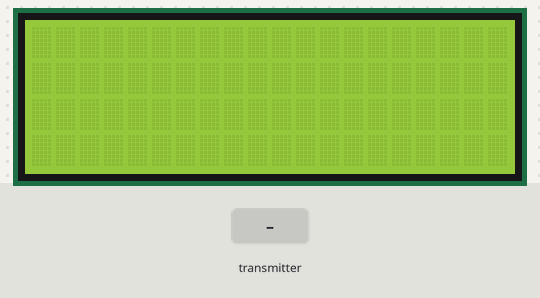
Simulated run of this sketch. Board: Arduino Uno, built with avr-gcc and run on an emulated ATmega328P. Shown: 20×4 character LCD. The test bench sets the inputs (shaded band). No radio packets arrive unless stated; what the sketch prints to the serial monitor is not drawn.

Above: at 1.2 s.
1.3 s: the transmitter starts sending humidity = 0
At 1.8 s:
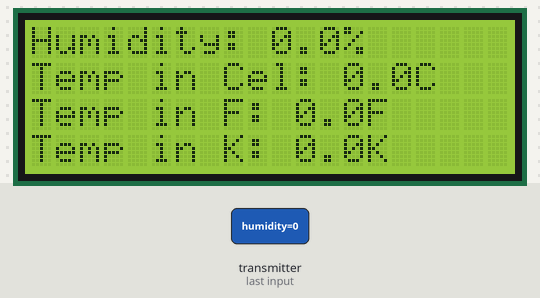
2.8 s: the transmitter starts sending temp_c = 25
At 4.0 s:
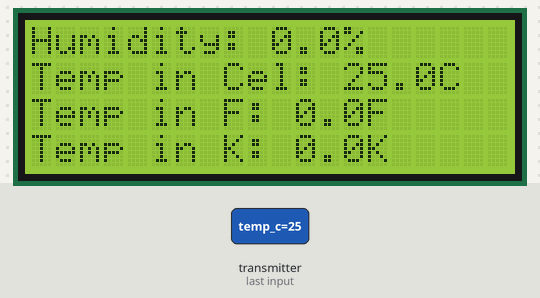
4.3 s: the transmitter starts sending humidity = 100
At 5.6 s:
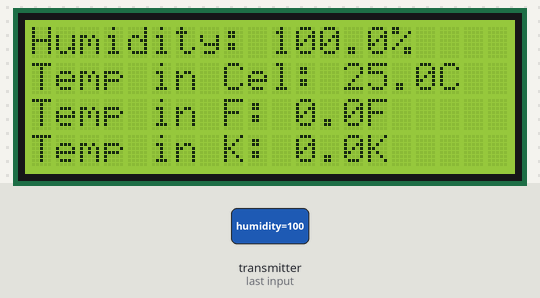
7.3 s: the transmitter starts sending temp_f = 25
At 8.3 s:
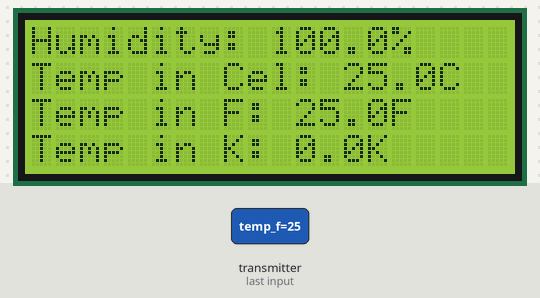
8.8 s: the transmitter starts sending temp_c = 0
At 9.3 s:
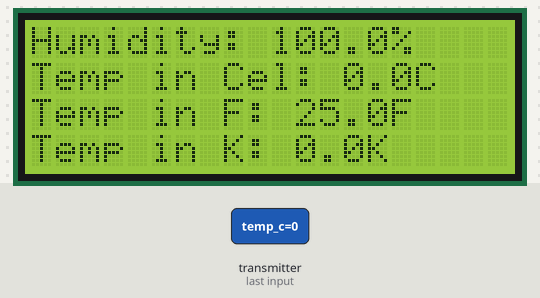
11.8 s: the transmitter starts sending temp_k = 25
At 13.1 s:
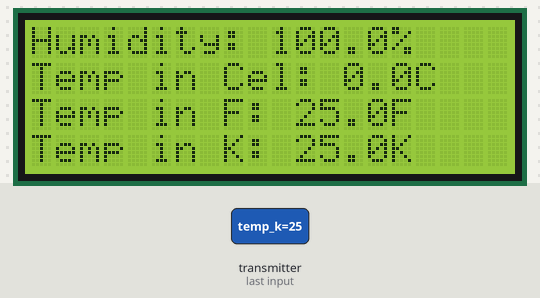
Timing chart, 0 to 14.8 s (numbered marks = the images above; inputs shaded):
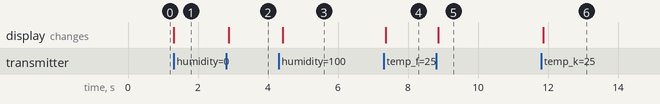

Measured:
- after the input at 1.3 s, the display: changes at once (image 1)
- after the input at 2.8 s, the display: changes after 0.08 s (image 2)
- after the input at 4.3 s, the display: changes after 0.12 s (image 3)
- after the input at 7.3 s, the display: changes after 0.07 s (image 4)
- after the input at 8.8 s, the display: changes after 0.06 s (image 5)
- after the input at 11.8 s, the display: changes after 0.07 s (image 6)

The sketch:

Receiver2.ino
```cpp
#include <SPI.h>
#include <nRF24L01.h>
#include <RF24.h>
#include <LiquidCrystal.h>

// Setup for the nRF24L01:
RF24 radio(9, 8); // CE, CSN pins
const byte address[6] = "00001";

// Setup for the standard LCD:
// the LCD's interface pins (rs, en, d4, d5, d6, d7)
LiquidCrystal lcd(7, 6, 5, 4, 3, 2);

struct SensorData {
  float humidity;
  float temp_c;
  float temp_f;
  float temp_k;
} sensorData;

void setup() {
  Serial.begin(9600);
  radio.begin();
  radio.openReadingPipe(0, address);
  radio.setPALevel(RF24_PA_LOW);
  radio.startListening();

  // Initialize the standard LCD
  lcd.begin(20, 4);
}

void loop() {
  if (radio.available()) {
    // Read the data
    radio.read(&sensorData, sizeof(sensorData));

    // Print the values to the Serial Monitor
    Serial.print("Humidity: ");
    Serial.print(sensorData.humidity);
    Serial.print("%  Temperature: ");
    Serial.print(sensorData.temp_c);
    Serial.print("°C ");
    Serial.print(sensorData.temp_f);
    Serial.print("°F ");
    Serial.print(sensorData.temp_k);
    Serial.println("°K ");

    // Write the data to the standard LCD
    lcd.clear();
    lcd.setCursor(0, 0);
    lcd.print("Humidity: ");
    lcd.print(sensorData.humidity, 1);
    lcd.print("%");
    lcd.setCursor(0, 1);
    lcd.print("Temp in Cel: ");
    lcd.print(sensorData.temp_c, 1);
    lcd.print("C");
    lcd.setCursor(0, 2);
    lcd.print("Temp in F: ");
    lcd.print(sensorData.temp_f, 1);
    lcd.print("F");
    lcd.setCursor(0, 3);
    lcd.print("Temp in K: ");
    lcd.print(sensorData.temp_k, 1);
    lcd.print("K");
  }
}
```
